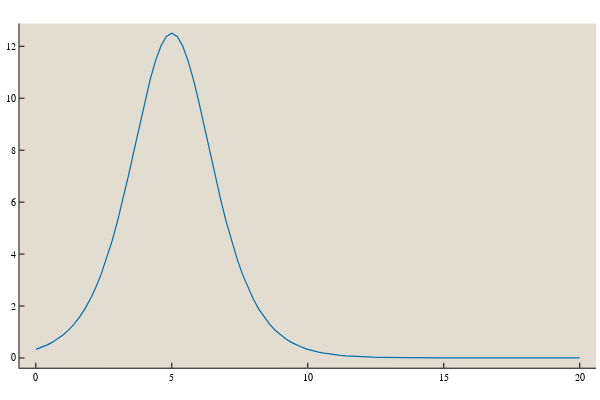

The notebook cell saved with this chart:
### Markdown cell above
Test selection coefficients.

### Code cell
f_p = Jedi.dE_fitness.(collect(0:0.01:1).*20, 10, F)

plot(collect(0:0.01:1).*20, 2N*abs.(f_p), label=:none)

### Figure 1 — Plotly figure (JSON) as saved in the notebook; plotly's stock layout.template omitted (floating-point values rounded to 4 significant figures)
{"data": [{"colorbar": {"title": ""}, "legendgroup": "", "line": {"color": "rgba(1, 115, 178, 1.000)", "dash": "solid", "shape": "linear", "width": 1.25}, "mode": "lines", "name": "", "showlegend": false, "type": "scatter", "x": [0, 0.2, 0.4, 0.6, 0.8, 1, 1.2, 1.4, 1.6, 1.8, 2, 2.2, 2.4, 2.6, 2.8, 3, 3.2, 3.4, 3.6, 3.8, 4, 4.2, 4.4, 4.6, 4.8, 5, 5.2, 5.4, 5.6, 5.8, 6, 6.2, 6.4, 6.6, 6.8, 7, 7.2, 7.4, 7.6, 7.8, 8, 8.2, 8.4, 8.6, 8.8, 9, 9.2, 9.4, 9.6, 9.8, 10, 10.2, 10.4, 10.6, 10.8, 11, 11.2, 11.4, 11.6, 11.8, 12, 12.2, 12.4, 12.6, 12.8, 13, 13.2, 13.4, 13.6, 13.8, 14, 14.2, 14.4, 14.6, 14.8, 15, 15.2, 15.4, 15.6, 15.8, 16, 16.2, 16.4, 16.6, 16.8, 17, 17.2, 17.4, 17.6, 17.8, 18, 18.2, 18.4, 18.6, 18.8, 19, 19.2, 19.4, 19.6, 19.8, 20], "xaxis": "x1", "y": [0.3324, 0.4048, 0.4926, 0.5991, 0.7278, 0.8831, 1.07, 1.294, 1.563, 1.882, 2.259, 2.702, 3.218, 3.813, 4.49, 5.25, 6.086, 6.988, 7.934, 8.895, 9.831, 10.7, 11.44, 12.01, 12.38, 12.5, 12.38, 12.01, 11.44, 10.7, 9.831, 8.895, 7.934, 6.988, 6.086, 5.25, 4.49, 3.813, 3.218, 2.702, 2.259, 1.882, 1.563, 1.294, 1.07, 0.8831, 0.7278, 0.5991, 0.4926, 0.4048, 0.3324, 0.2728, 0.2238, 0.1835, 0.1505, 0.1233, 0.1011, 0.0828, 0.06783, 0.05556, 0.04551, 0.03727, 0.03053, 0.025, 0.02047, 0.01676, 0.01373, 0.01124, 0.009202, 0.007534, 0.006169, 0.005051, 0.004136, 0.003386, 0.002772, 0.00227, 0.001858, 0.001522, 0.001246, 0.00102, 0.0008351, 0.0006837, 0.0005598, 0.0004583, 0.0003752, 0.0003072, 0.0002515, 0.0002059, 0.0001686, 0.000138, 0.000113, 9.253e-05, 7.576e-05, 6.202e-05, 5.078e-05, 4.158e-05, 3.404e-05, 2.787e-05, 2.282e-05, 1.868e-05, 1.53e-05], "yaxis": "y1", "zmax": null, "zmin": null}], "layout": {"annotations": [], "height": 400, "legend": {"bgcolor": "rgba(227, 220, 208, 1.000)", "bordercolor": "rgba(227, 220, 208, 1.000)", "borderwidth": 1, "font": {"color": "rgba(0, 0, 0, 1.000)", "family": "sans-serif", "size": 11}, "tracegroupgap": 0, "traceorder": "normal", "x": 0.8, "xanchor": "left", "y": 0.8, "yanchor": "top"}, "margin": {"b": 20, "l": 0, "r": 0, "t": 20}, "paper_bgcolor": "rgba(255, 255, 255, 1.000)", "plot_bgcolor": "rgba(227, 220, 208, 1.000)", "showlegend": true, "width": 600, "xaxis": {"anchor": "y1", "domain": [0.03249, 0.9934], "gridcolor": "rgba(255, 255, 255, 0.100)", "gridwidth": 0.5, "linecolor": "rgba(0, 0, 0, 1.000)", "mirror": false, "range": [-0.6, 20.6], "showgrid": true, "showline": true, "showticklabels": true, "tickangle": 0, "tickcolor": "rgb(0, 0, 0)", "tickfont": {"color": "rgba(0, 0, 0, 1.000)", "family": "Lucida Sans Unicode", "size": 10}, "tickmode": "array", "ticks": "inside", "ticktext": ["0", "5", "10", "15", "20"], "tickvals": [0, 5, 10, 15, 20], "title": "", "titlefont": {"color": "rgba(0, 0, 0, 1.000)", "family": "Lucida Sans Unicode", "size": 11}, "type": "-", "visible": true, "zeroline": false, "zerolinecolor": "rgba(0, 0, 0, 1.000)"}, "yaxis": {"anchor": "x1", "domain": [0.03415, 0.9902], "gridcolor": "rgba(255, 255, 255, 0.100)", "gridwidth": 0.5, "linecolor": "rgba(0, 0, 0, 1.000)", "mirror": false, "range": [-0.375, 12.87], "showgrid": true, "showline": true, "showticklabels": true, "tickangle": 0, "tickcolor": "rgb(0, 0, 0)", "tickfont": {"color": "rgba(0, 0, 0, 1.000)", "family": "Lucida Sans Unicode", "size": 10}, "tickmode": "array", "ticks": "inside", "ticktext": ["0", "2", "4", "6", "8", "10", "12"], "tickvals": [0, 2, 4, 6, 8, 10, 12], "title": "", "titlefont": {"color": "rgba(0, 0, 0, 1.000)", "family": "Lucida Sans Unicode", "size": 11}, "type": "-", "visible": true, "zeroline": false, "zerolinecolor": "rgba(0, 0, 0, 1.000)"}}}
